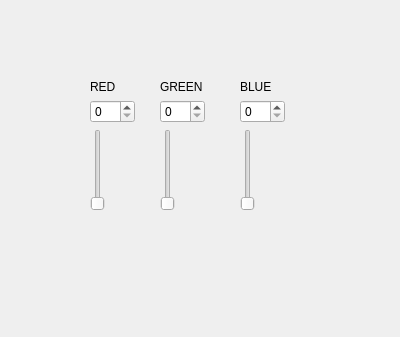
<?xml version="1.0" encoding="UTF-8"?>
<ui version="4.0">
 <class>Form</class>
 <widget class="QWidget" name="Form">
  <property name="geometry">
   <rect>
    <x>0</x>
    <y>0</y>
    <width>400</width>
    <height>337</height>
   </rect>
  </property>
  <property name="windowTitle">
   <string>Form</string>
  </property>
  <widget class="QWidget" name="layoutWidget">
   <property name="geometry">
    <rect>
     <x>160</x>
     <y>80</y>
     <width>45</width>
     <height>131</height>
    </rect>
   </property>
   <layout class="QGridLayout" name="gridLayout_2">
    <item row="0" column="0">
     <widget class="QLabel" name="label_2">
      <property name="text">
       <string>GREEN</string>
      </property>
     </widget>
    </item>
    <item row="1" column="0">
     <widget class="QSpinBox" name="spinBox_2">
      <property name="maximum">
       <number>255</number>
      </property>
     </widget>
    </item>
    <item row="2" column="0">
     <widget class="QSlider" name="verticalSlider_2">
      <property name="maximum">
       <number>255</number>
      </property>
      <property name="orientation">
       <enum>Qt::Vertical</enum>
      </property>
     </widget>
    </item>
   </layout>
  </widget>
  <widget class="QWidget" name="layoutWidget_2">
   <property name="geometry">
    <rect>
     <x>240</x>
     <y>80</y>
     <width>45</width>
     <height>131</height>
    </rect>
   </property>
   <layout class="QGridLayout" name="gridLayout_3">
    <item row="0" column="0">
     <widget class="QLabel" name="label_3">
      <property name="text">
       <string>BLUE</string>
      </property>
     </widget>
    </item>
    <item row="1" column="0">
     <widget class="QSpinBox" name="spinBox_3">
      <property name="maximum">
       <number>255</number>
      </property>
     </widget>
    </item>
    <item row="2" column="0">
     <widget class="QSlider" name="verticalSlider_3">
      <property name="maximum">
       <number>255</number>
      </property>
      <property name="orientation">
       <enum>Qt::Vertical</enum>
      </property>
     </widget>
    </item>
   </layout>
  </widget>
  <widget class="QWidget" name="">
   <property name="geometry">
    <rect>
     <x>90</x>
     <y>80</y>
     <width>45</width>
     <height>131</height>
    </rect>
   </property>
   <layout class="QGridLayout" name="gridLayout">
    <item row="1" column="0">
     <widget class="QSpinBox" name="spinBox">
      <property name="maximum">
       <number>255</number>
      </property>
     </widget>
    </item>
    <item row="0" column="0">
     <widget class="QLabel" name="label">
      <property name="text">
       <string>RED</string>
      </property>
     </widget>
    </item>
    <item row="2" column="0">
     <widget class="QSlider" name="verticalSlider">
      <property name="maximum">
       <number>255</number>
      </property>
      <property name="orientation">
       <enum>Qt::Vertical</enum>
      </property>
     </widget>
    </item>
   </layout>
  </widget>
 </widget>
 <resources/>
 <connections>
  <connection>
   <sender>spinBox</sender>
   <signal>valueChanged(int)</signal>
   <receiver>verticalSlider</receiver>
   <slot>setValue(int)</slot>
   <hints>
    <hint type="sourcelabel">
     <x>96</x>
     <y>113</y>
    </hint>
    <hint type="destinationlabel">
     <x>97</x>
     <y>189</y>
    </hint>
   </hints>
  </connection>
  <connection>
   <sender>spinBox_2</sender>
   <signal>valueChanged(int)</signal>
   <receiver>verticalSlider_2</receiver>
   <slot>setValue(int)</slot>
   <hints>
    <hint type="sourcelabel">
     <x>169</x>
     <y>104</y>
    </hint>
    <hint type="destinationlabel">
     <x>171</x>
     <y>208</y>
    </hint>
   </hints>
  </connection>
  <connection>
   <sender>spinBox_3</sender>
   <signal>valueChanged(int)</signal>
   <receiver>verticalSlider_3</receiver>
   <slot>setValue(int)</slot>
   <hints>
    <hint type="sourcelabel">
     <x>253</x>
     <y>111</y>
    </hint>
    <hint type="destinationlabel">
     <x>253</x>
     <y>165</y>
    </hint>
   </hints>
  </connection>
  <connection>
   <sender>verticalSlider</sender>
   <signal>valueChanged(int)</signal>
   <receiver>spinBox</receiver>
   <slot>setValue(int)</slot>
   <hints>
    <hint type="sourcelabel">
     <x>100</x>
     <y>175</y>
    </hint>
    <hint type="destinationlabel">
     <x>103</x>
     <y>109</y>
    </hint>
   </hints>
  </connection>
  <connection>
   <sender>verticalSlider_2</sender>
   <signal>valueChanged(int)</signal>
   <receiver>spinBox_2</receiver>
   <slot>setValue(int)</slot>
   <hints>
    <hint type="sourcelabel">
     <x>170</x>
     <y>180</y>
    </hint>
    <hint type="destinationlabel">
     <x>177</x>
     <y>111</y>
    </hint>
   </hints>
  </connection>
  <connection>
   <sender>verticalSlider_3</sender>
   <signal>valueChanged(int)</signal>
   <receiver>spinBox_3</receiver>
   <slot>setValue(int)</slot>
   <hints>
    <hint type="sourcelabel">
     <x>250</x>
     <y>182</y>
    </hint>
    <hint type="destinationlabel">
     <x>267</x>
     <y>111</y>
    </hint>
   </hints>
  </connection>
 </connections>
</ui>
